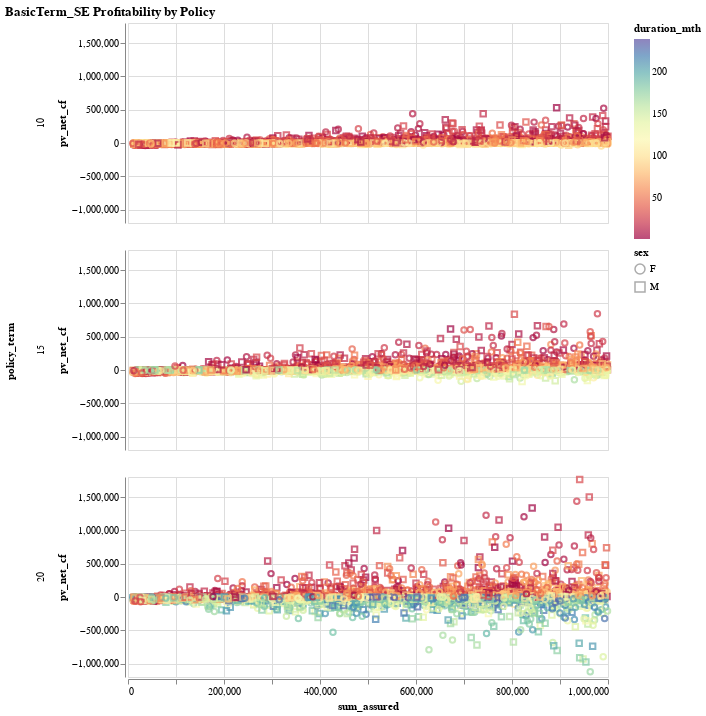

Here is the notebook cell this chart was saved with:
### Code cell
alt.data_transformers.disable_max_rows()

alt.Chart(policy_results).properties(width=480, height=200, title='BasicTerm_SE Profitability by Policy').mark_point().encode(
            x='sum_assured:Q',
            y='pv_net_cf:Q',
            #color='age_at_entry:Q',
            #color=alt.Color('age_at_entry:Q').scale(scheme='spectral'),
            color=alt.Color('duration_mth:Q').scale(scheme='spectral', reverse=False),
            shape='sex:N',
            row='policy_term:N',
            order='p'
          )

### Figure 1 — Vega-Lite specification as saved in the notebook (floating-point values rounded to 4 significant figures; data arrays with more than 128 entries replaced by an {"elided": "..."} marker saying what was removed)
{"config": {"view": {"continuousWidth": 300, "continuousHeight": 300}}, "data": {"name": "data-65e864f5063726a95d7bb0f2708288e5"}, "mark": {"type": "point"}, "encoding": {"color": {"field": "duration_mth", "scale": {"scheme": "spectral", "reverse": false}, "type": "quantitative"}, "order": {"field": "p", "type": "quantitative"}, "row": {"field": "policy_term", "type": "nominal"}, "shape": {"field": "sex", "type": "nominal"}, "x": {"field": "sum_assured", "type": "quantitative"}, "y": {"field": "pv_net_cf", "type": "quantitative"}}, "height": 200, "title": "BasicTerm_SE Profitability by Policy", "width": 480, "$schema": "https://vega.github.io/schema/vega-lite/v5.8.0.json", "datasets": {"data-65e864f5063726a95d7bb0f2708288e5": {"elided": "8223 records"}}}
